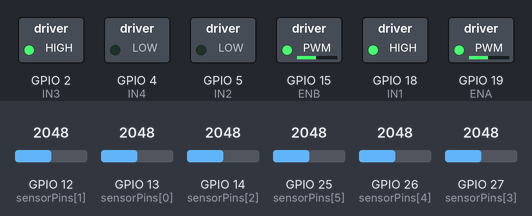
A sketch run on a simulated ESP32. Shown: switched loads named in the sketch (green lamp = pin HIGH). The test bench sets the inputs (shaded band); at power-on: GPIO 14 (sensorPins[2]) = 2048, GPIO 25 (sensorPins[5]) = 2048, GPIO 12 (sensorPins[1]) = 2048, GPIO 13 (sensorPins[0]) = 2048, GPIO 26 (sensorPins[4]) = 2048, GPIO 27 (sensorPins[3]) = 2048.

Above: at 1.2 s.
1.3 s: GPIO 14 (sensorPins[2]) set to 1260
At 2.2 s:
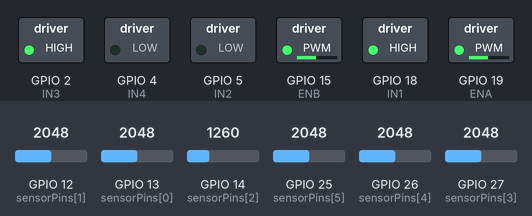
2.8 s: GPIO 25 (sensorPins[5]) set to 1260
At 3.3 s:
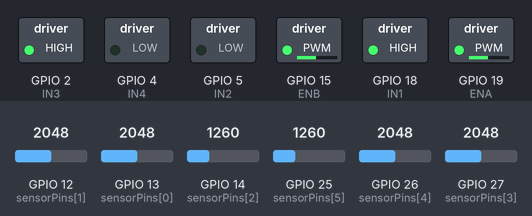
Timing chart, 0 to 5.8 s (numbered marks = the images above; inputs shaded):
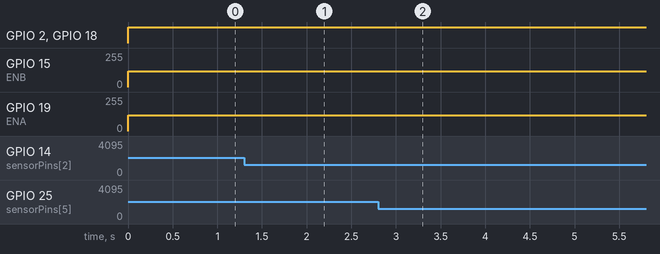

Measured:
- after the input at 1.3 s, GPIO 19 (ENA): 119/255 → 120/255 at once
- after the input at 2.8 s, GPIO 15 (ENB): 120/255 → 119/255 at once

The sketch:

esp_pid_rocks.ino
```cpp
// code for fast line solver based on esp32 and l298n motor driver

#define ENA 19   // PWM pin for Motor A speed control
#define IN1 18   // Direction pin 1 for Motor A
#define IN2 5    // Direction pin 2 for Motor A

// Motor B Pins (Right Motor)
#define ENB 15   // PWM pin for Motor B speed control
#define IN3 2    // Direction pin 1 for Motor B
#define IN4 4    // Direction pin 2 for Motor B
// int stopPin = A5;
// bool stopflag = 1;

unsigned int wait = 300;
unsigned int wait2 = 500;
// Motor Definitions


// Define the analog pins for the IR sensors
const int sensorPins[6] = {13,12,14,27,26,25};
int sensorValues[6];  // Store sensor readings

const int white_limit = 100;
const int black_limit = 1300;

// PID Variables
float Kp = 0.01, Ki = 0, Kd = 0;
float error = 0, previousError = 0, totalError = 0;
int baseSpeed = 120;


void setup() {
  Serial.begin(9600);
    pinMode(ENA, OUTPUT);
  pinMode(IN1, OUTPUT);
  pinMode(IN2, OUTPUT);

  pinMode(ENB, OUTPUT);
  pinMode(IN3, OUTPUT);
  pinMode(IN4, OUTPUT);


}

void readSensorValues() {
  for (int i = 0; i < 6; i++) {
    sensorValues[i] = analogRead(sensorPins[i]);
  }
}

float computeError() {
  // Weights for each sensor: [leftFar, leftNear, Centre, rightNear, rightFar]
  float weights[6] = {-2, -1, 0,0, 1, 2};
  float weightedSum = 0;
  float totalActiveSensors = 0;

  for (int i = 0; i < 6; i++) {
    if (sensorValues[i] < black_limit) {
      weightedSum += weights[i];
      totalActiveSensors++;
    }
  }

  if (totalActiveSensors == 0) {
    return (previousError > 0) ? 2 : -2;
  }

  return weightedSum / totalActiveSensors;
}

void applyPIDControl() {
  error = computeError();
  float P = error;
  totalError += error;
  float I = totalError;
  float D = error - previousError;

  float pidOutput = (Kp * P) + (Ki * I) + (Kd * D);

  int leftMotorSpeed = baseSpeed + pidOutput;
  int rightMotorSpeed = baseSpeed - pidOutput;

  leftMotorSpeed = constrain(leftMotorSpeed, 0, 255);
  rightMotorSpeed = constrain(rightMotorSpeed, 0, 255);

  analogWrite(ENA,leftMotorSpeed);
  analogWrite(ENB,rightMotorSpeed);

  digitalWrite(IN1,HIGH);
  digitalWrite(IN2,LOW);
  digitalWrite(IN3,HIGH);
  digitalWrite(IN4,LOW);

  previousError = error;
}


// Case-based handling for special scenarios
// void handleSpecialCases() {
//   uint16_t leftFar = sensorValues[0];
//   uint16_t leftNear = sensorValues[1];
//   uint16_t Centre = sensorValues[2];
//   uint16_t rightNear = sensorValues[3];
//   uint16_t rightFar = sensorValues[4];


//    if (leftFar > white_limit && leftNear > white_limit && rightFar > white_limit && rightNear > white_limit && Centre < black_limit) {
//     Serial.println("Command: Move Forward");
//     Forward();
//     // delay(wait);
//     // applyPIDControl();
//     // delay(wait2);

//     return;      // No further checks needed after moving forward
//   }

//   // Case 2: If only the left far sensor detects black (line), turn left
//   // if (leftFar < black_limit && leftNear < black_limit && rightFar > white_limit && rightNear > white_limit) {
//   //   Serial.println("Command: Turn Left");
//   //   moveLeft();
//   //   delay(wait);
//   //   applyPIDControl();
//   //   delay(wait2);


//   //   return;
//   // }

//   // Case 3: If only the right far sensor detects black, turn right
//   if (rightFar < black_limit && rightNear < black_limit && leftFar > white_limit && leftNear > white_limit) {
//     if(Centre > white_limit){
//       Serial.println("Command: Turn Right");
//       moveRight();
//       delay(wait);
//       applyPIDControl();
//       delay(wait2);
//        // Adjust this delay for a smooth right turn
//       return;      // No further checks needed after turning right
//     }else{
//       Serial.println("Command: Move Forward");
//       Forward();
//       delay(wait);
//       applyPIDControl();
//       delay(wait2);

//       return;      // No further checks needed after moving forward
//     }

//   }

//   // Case 4: left above all
//   if (leftFar < black_limit && leftNear < black_limit) {
//     Serial.println("left");
//     moveLeft();
//     delay(wait);
//     applyPIDControl();
//     delay(wait2);

//     return;      // No further checks needed after moving forward
//   }

//   // Case 5: If all sensors detect white (off the line), move backward or stop
//   if (leftFar > white_limit && Centre > white_limit &&
//       rightFar > white_limit && leftNear > white_limit && rightNear > white_limit) {
//     Serial.println("Command: Move Backward");
//     Backward();
//     delay(200);
//     applyPIDControl();
//     delay(wait2);

//       // Move backward for 50ms
//     return;      // No further checks needed after moving backward
//   }

//   // Default Case: If nothing matches, move forward cautiously (fail-safe)
//   Serial.println("Command: Move Forward (Default)");  // Move forward cautiously for 50ms

//   applyPIDControl();
//}

void loop() {
  readSensorValues();

applyPIDControl();
}
```
